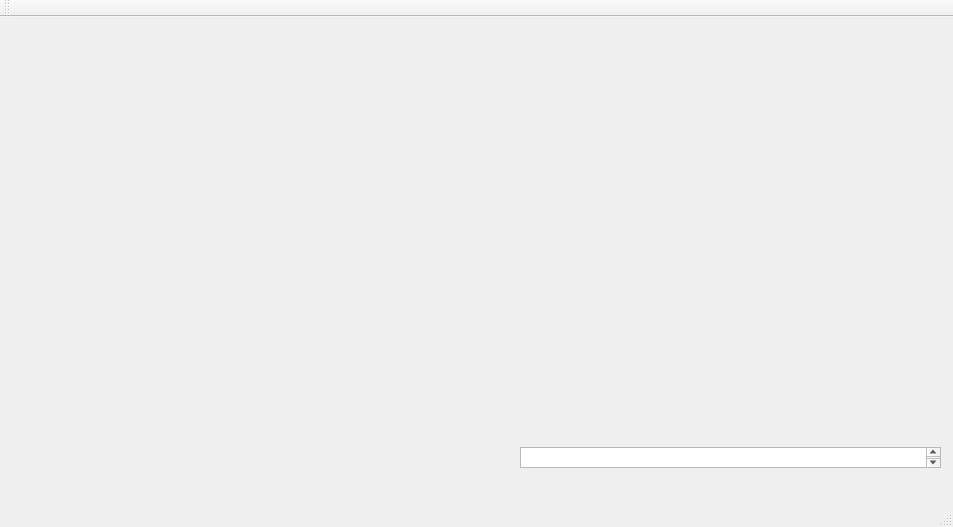
<?xml version="1.0" encoding="UTF-8"?>
<ui version="4.0">
 <class>MainWindow</class>
 <widget class="QMainWindow" name="MainWindow">
  <property name="geometry">
   <rect>
    <x>0</x>
    <y>0</y>
    <width>953</width>
    <height>527</height>
   </rect>
  </property>
  <property name="windowTitle">
   <string>MainWindow</string>
  </property>
  <widget class="QWidget" name="centralWidget">
   <widget class="QTextEdit" name="mytext">
    <property name="geometry">
     <rect>
      <x>520</x>
      <y>430</y>
      <width>421</width>
      <height>21</height>
     </rect>
    </property>
   </widget>
  </widget>
  <widget class="QMenuBar" name="menuBar">
   <property name="geometry">
    <rect>
     <x>0</x>
     <y>0</y>
     <width>953</width>
     <height>27</height>
    </rect>
   </property>
  </widget>
  <widget class="QToolBar" name="mainToolBar">
   <attribute name="toolBarArea">
    <enum>TopToolBarArea</enum>
   </attribute>
   <attribute name="toolBarBreak">
    <bool>false</bool>
   </attribute>
  </widget>
  <widget class="QStatusBar" name="statusBar"/>
 </widget>
 <layoutdefault spacing="6" margin="11"/>
 <resources/>
 <connections/>
</ui>
